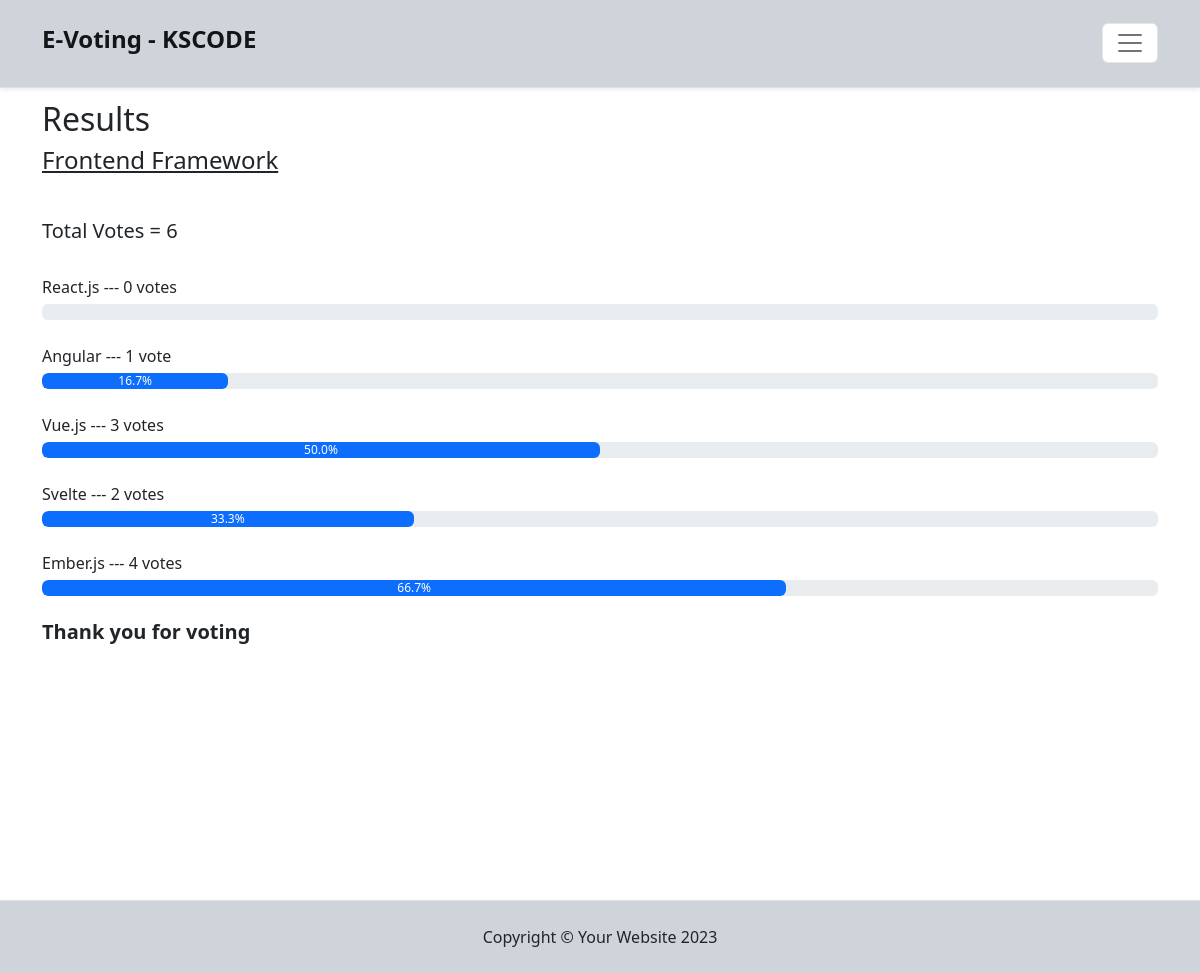
Page /result/frontend-framework (signed in) on the committed database.
### voteapp/models.py (models this page shows, shortened)
class Category(models.Model):
    id = models.UUIDField(primary_key=True, default=uuid.uuid4, editable=False)
    title = models.CharField(max_length=200)
    slug = models.SlugField(blank=True, null=True)
    description = models.TextField(blank=True, null=True)
    total_vote = models.IntegerField(default=0)
    voters = models.ManyToManyField(User, blank=True)

class CategoryItem(models.Model):
    id = models.UUIDField(primary_key=True, default=uuid.uuid4, editable=False)
    title = models.CharField(max_length=200)
    total_vote = models.IntegerField(default=0)
    category = models.ForeignKey(Category, on_delete=models.CASCADE, related_name="items")
    voters = models.ManyToManyField(User, blank=True)
    @property
    def percentage_vote(self):
        category_vote = self.category.total_vote
        item_votes = self.total_vote
        if (category_vote == 0):
            vote_in_percentage = 0
        else:
            vote_in_percentage = (item_votes/category_vote) * 100
        return vote_in_percentage

### voteapp/views.py (the view)
# urls.py: path("result/<str:slug>", views.result, name="result"),
@login_required(login_url="signin")
def result(request,  *args, **kwargs):
    context = {}
    slug = kwargs.get('slug')
    category = Category.objects.get(slug=slug)
    context['category'] = category
    items = CategoryItem.objects.filter(category=category)
    context['items'] = items
    return render(request, "voteapp/result.html", context)

### voteapp/templatetags/custom_filters.py (called while the page is built)
@register.filter(name="has_voted")
def has_voted(user, voters):
    return any(user.id== voter.id for voter in voters)

### voteapp/templates/voteapp/result.html
{% extends 'voteapp/base.html' %}
{% block content %}
{% load humanize %}
{% load custom_filters %}
<div class="container result-container">
    <div class="sub-container">
      <h2>Results</h2>
      <h4>{{category.title}}</h4>
      <br>
      <h5>Total Votes = {{category.total_vote}}</h5>
      <br />
      {% for item in items  %}
      {% if request.user|has_voted:item.voters.all %}
      <small class="vote-small">{{item.title}}</strong> --- {{item.total_vote}} vote{{item.total_vote | pluralize:",s"}} ---  <strong>[voted]</strong> </small>
      <div class="progressContainer">
        <div class="progress">
          <div
            class="progress-bar progress"
            role="progressbar"
            aria-label="Example with label"
            style="width:{{item.percentage_vote | floatformat:1}}%;"
            aria-valuenow="25"
            aria-valuemin="0"
            aria-valuemax="100"
          >
          {{item.percentage_vote | floatformat:1}}%
          </div>
        </div>
      </div>
      <br>
      {% else %}
      <small class="vote-small">{{item.title}}</strong> --- {{item.total_vote}} vote{{item.total_vote | pluralize:",s"}} </small>
      <div class="progressContainer">
        <div class="progress">
          <div
            class="progress-bar progress"
            role="progressbar"
            aria-label="Example with label"
            style="width:{{item.percentage_vote | floatformat:1}}%;"
            aria-valuenow="25"
            aria-valuemin="0"
            aria-valuemax="100"
          >
          {{item.percentage_vote | floatformat:1}}%
          </div>
        </div>
      </div>
      <br>
      {% endif %}
      {% endfor %}
      <h5 style="font-weight: bold">Thank you for voting</h5>
    </div>
  </div>
{% endblock content %}

### static/css/style.css (style rules this page uses)
* { box-sizing: border-box; }
.vote-small { margin-bottom: 5px; display: block; }
.result-container { display: flex; align-items: center; justify-content: center; }
.sub-container { width: inherit }
.result-container h4 { text-decoration: underline; margin-bottom: 20px; }
.result-container small { font-size: 16px; font-weight: 500; }
*, *:after, *:before { box-sizing: border-box; }

### rows in the picture
Category: title "Frontend Framework", total_vote "6"
CategoryItem: title "React.js", total_vote "0", total_vote|pluralize "s"
CategoryItem: title "Angular", total_vote "1", percentage_vote "16.7"
CategoryItem: title "Vue.js", total_vote "3", total_vote|pluralize "s", percentage_vote "50.0"
CategoryItem: title "Svelte", total_vote "2", total_vote|pluralize "s", percentage_vote "33.3"
CategoryItem: title "Ember.js", total_vote "4", total_vote|pluralize "s", percentage_vote "66.7"
